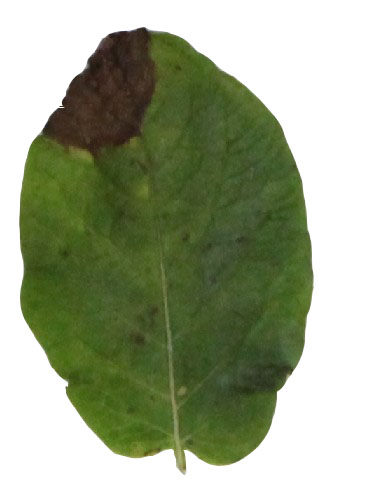
#> input picture 第3课 图像分割(固定阈值法、自动阈值法、边缘检测、连通区域分析、区域生长算法、分水岭算法)/images/yezi.jpg, 371 x 484 px
$ python '连通区域分析算法.py'
#> lines starting #> are read from the running program, lines starting #| are printed output that depends on the picture; after the words box and inside, x2 and y2 are one past the last pixel; in counts of white or black regions, pixels touching at a corner belong together; long printed decimals are rounded
# -*- encoding: utf-8 -*-
"""
@author   :   yykzjh
@Contact  :   yykzhjh@163.com
@DateTime :   2022/10/15 19:00
@Version  :   1.0
@License  :   (C)Copyright 2022
"""
import cv2
import numpy as np
import matplotlib.pyplot as plt


"""
1. 连通区域（Connected Component）一般是指图像中具有相同像素值且位置相邻的前景像素点组成的图像区域，
2. 连通区域分析是指将图像中的各个连通区域找出并标记。连通区域分析是一种在CV和图像分析处理的众多应用领域中较为常用和基本的方法。
例如：OCR识别中字符分割提取（车牌识别、文本识别、字幕识别等）、视觉跟踪中的运动前景目标分割与提取（行人入侵检测、遗留物体检测、
基于视觉的车辆检测与跟踪等）、医学图像处理（感兴趣目标区域提取）等。在需要将前景目标提取出来以便后续进行处理的应用场景中都能够用到连通区域分析方法，
通常连通区域分析处理的对象是一张二值化后的图像。
3. 两遍扫描法(Two-Pass),正如其名，指的就是通过扫描两遍图像，将图像中存在的所有连通域找出并标记。
第一次扫描：
    - 从左上角开始遍历像素点，找到第一个像素为255的点，label=1;
    - 当该像素的左邻像素和上邻像素为无效值时，给该像素置一个新的label值，label++;
    - 当该像素的左邻像素或者上邻像素有一个为有效值时，将有效值像素的labal赋给该像素的label值;
    - 当该像素的左邻像素和上邻像素都为有效值时，选取其中较小的labal值赋给该像素的label值
第二次扫描：
    - 对每个点的label进行更新，更新为对于其连通集合中最小的label
4. 区域生长算法：区域生长是一种串行区域分割的图像分割方法。
区域生长是指从某个像素出发，按照一定的准则，逐步加入邻近像素，当满足一定的条件时，区域生长终止。
区域生长的好坏决定于：
    1）初始点（种子点）的选取
    2）生长准则
    3）终止条件
区域生长是从某个或者某些像素点出发，最后得到整个区域，进而实现目标的提取。
区域生长的原理：将具有相似性质的像素集合起来构成区域。
算法步骤(BFS)：
    1. 对图像顺序扫描，找到第1个还没有归属的像素, 设该像素为(x0, y0);
    2. 以(x0, y0)为中心, 考虑(x0, y0)的4邻域像素(x, y)如果(x0, y0)满足生长准则,
       将(x, y)与(x0, y0)合并(在同一区域内), 同时将(x, y)压入堆栈;
    3. 从堆栈中取出一个像素, 把它当作(x0, y0)返回到步骤2;
    4. 当堆栈为空时，返回到步骤1;
    5. 重复步骤1 - 4直到图像中的每个点都有归属时，生长结束。
5. 分水岭算法：任意的灰度图像可以被看做是地质学表面，高亮度的地方是山峰，低亮度的地方是山谷。
给每个孤立的山谷(局部最小值)不同颜色的水(标签)，当水涨起来，根据周围的山峰(梯度)，不同的山谷也就是不同的颜色会开始合并，
要避免山谷合并，需要在水要合并的地方建立分水岭，直到所有山峰都被淹没，所创建的分水岭就是分割边界线，这个就是分水岭的原理。
算法步骤：
    1. 将白色背景编程黑色背景 - 目的是为了后面变的变换做准备
    2. 使用filter2D与拉普拉斯算子实现图像对比度的提高
    3. 转为二值图像4. 距离变换
    5. 对距离变换结果进行归一化[0-1]之间
    6. 使用阈值，在此二值化，得到标记
    7. 腐蚀每个peak erode
    8. 发现轮廓 findContours
    9. 绘制轮廓 drawContours
    10.分水岭变换 watershed
    11.对每个分割区域着色输出结果
"""

# Step1. 加载图像
img = cv2.imread(r"./images/yezi.jpg")
#> img is the input picture: shape (484, 371, 3); mean B, G, R 135.2, 163.1, 153.7
cv2.imshow("img", img)
cv2.waitKey(0)
cv2.destroyAllWindows()
# 转化为灰度图
gray = cv2.cvtColor(img, cv2.COLOR_BGR2GRAY)
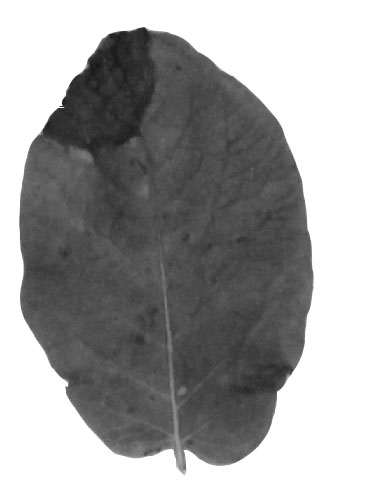
#> gray: shape (484, 371); min 22, max 255, mean 157.1
# Step2. 阈值分割，将图像分为黑白两部分
_, thresh = cv2.threshold(gray, 0, 255, cv2.THRESH_BINARY_INV + cv2.THRESH_OTSU)
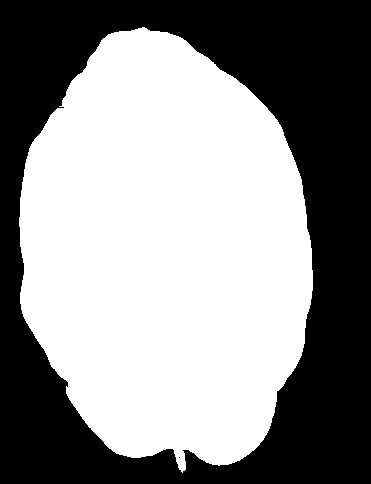
#> thresh: shape (484, 371); 55.2% white; 2 black regions (1 under 20 px), largest, box (x1, y1, x2, y2) and area: (0, 0, 371, 484) 80516

# Step3. 对图像进行“开运算”，先腐蚀再膨胀
kernel = np.ones((3, 3), dtype=np.uint8)
# 执行开运算
opening = cv2.morphologyEx(thresh, cv2.MORPH_OPEN, kernel, iterations=2)
#> opening: shape (484, 371); 55.1% white; 1 black region, box (x1, y1, x2, y2) and area: (0, 0, 371, 484) 80540

# Step4. 对“开运算”的结果进行膨胀，得到大部分都是背景的区域
sure_bg = cv2.dilate(opening, kernel, iterations=3)
#> sure_bg: shape (484, 371); 57.7% white; 1 black region, box (x1, y1, x2, y2) and area: (0, 0, 371, 484) 75897
cv2.imshow("sure_bg", sure_bg)
cv2.waitKey(0)
cv2.destroyAllWindows()

# Step5. 通过distanceTransform获取前景区域
dist_transform = cv2.distanceTransform(opening, cv2.DIST_L2, 5)  # DIST_L1 DIST_C只能 对应掩膜为3   DIST_L2 可以为3或者5
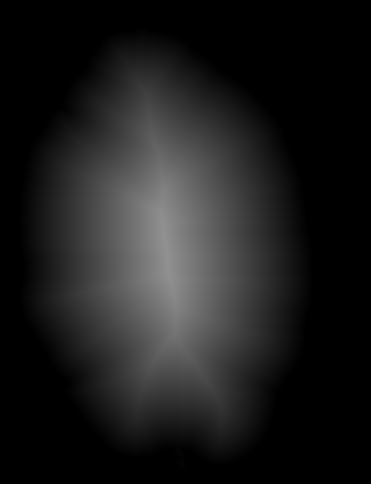
#> dist_transform: shape (484, 371) float32; min 0, max 145.4, mean 29.6

print(dist_transform.max())
#| 145.3628
_, sure_fg  =cv2.threshold(dist_transform, 0.1 * dist_transform.max(), 255, 0)
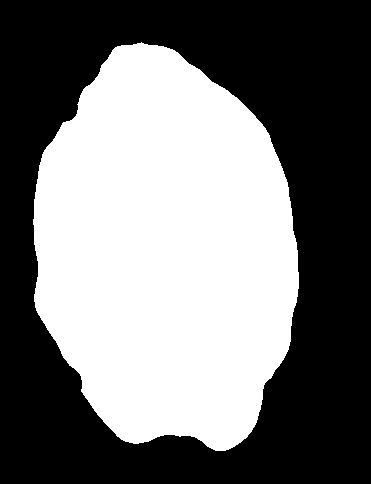
#> sure_fg: shape (484, 371) float32; 46% white; 1 white region, box (x1, y1, x2, y2) and area: (33, 42, 299, 451) 82564

cv2.imshow("sure_fg", sure_fg)
cv2.waitKey(0)
cv2.destroyAllWindows()

# Step6. sure_bg与sure_fg相减，得到既有前景又有背景的重合区域，此区域和轮廓区域的关系未知
sure_fg = np.uint8(sure_fg)
unknow = cv2.subtract(sure_bg, sure_fg)
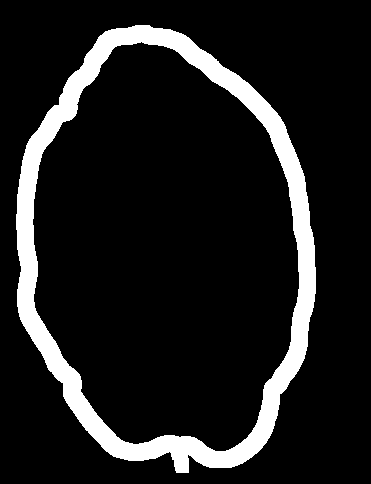
#> unknow: shape (484, 371); 11.8% white; 1 white region, box (x1, y1, x2, y2) and area: (16, 25, 316, 473) 21103
cv2.imshow("unknow", unknow)
cv2.waitKey(0)
cv2.destroyAllWindows()

# Step7. 连通区域处理
ret, markers = cv2.connectedComponents(sure_fg, connectivity=8)  # 对连通区域进行标号  序号为 0 - N-1
#> ret = 2
print(ret)
#| 2

# OpenCV分水岭算法对物体做的标注必须都大于1，背景为标号为0，因此对所有markers加1，变成了1 - N
markers = markers + 1
# 去掉属于背景区域的部分（即让其变为0，成为背景）
markers[unknow == 255] = 0

# Step. 分水岭算法
markers = cv2.watershed(img, markers)
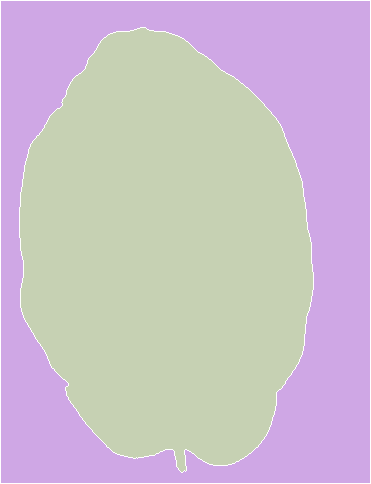
#> markers: shape (484, 371) int32; 3 distinct labels, from -1 to 2; one colour per label, 0 black, -1 white

# 标注为-1的像素点标红
img[markers == -1] = [0, 0, 255]
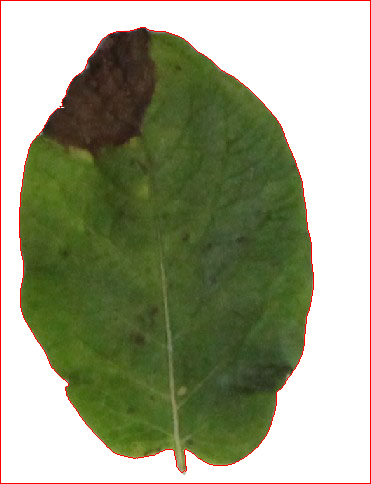
#> img: shape (484, 371, 3); 1.57% of pixels changed, all inside (x1, y1, x2, y2) = (0, 0, 371, 484)
cv2.imshow("dst", img)
cv2.waitKey(0)
cv2.destroyAllWindows()
